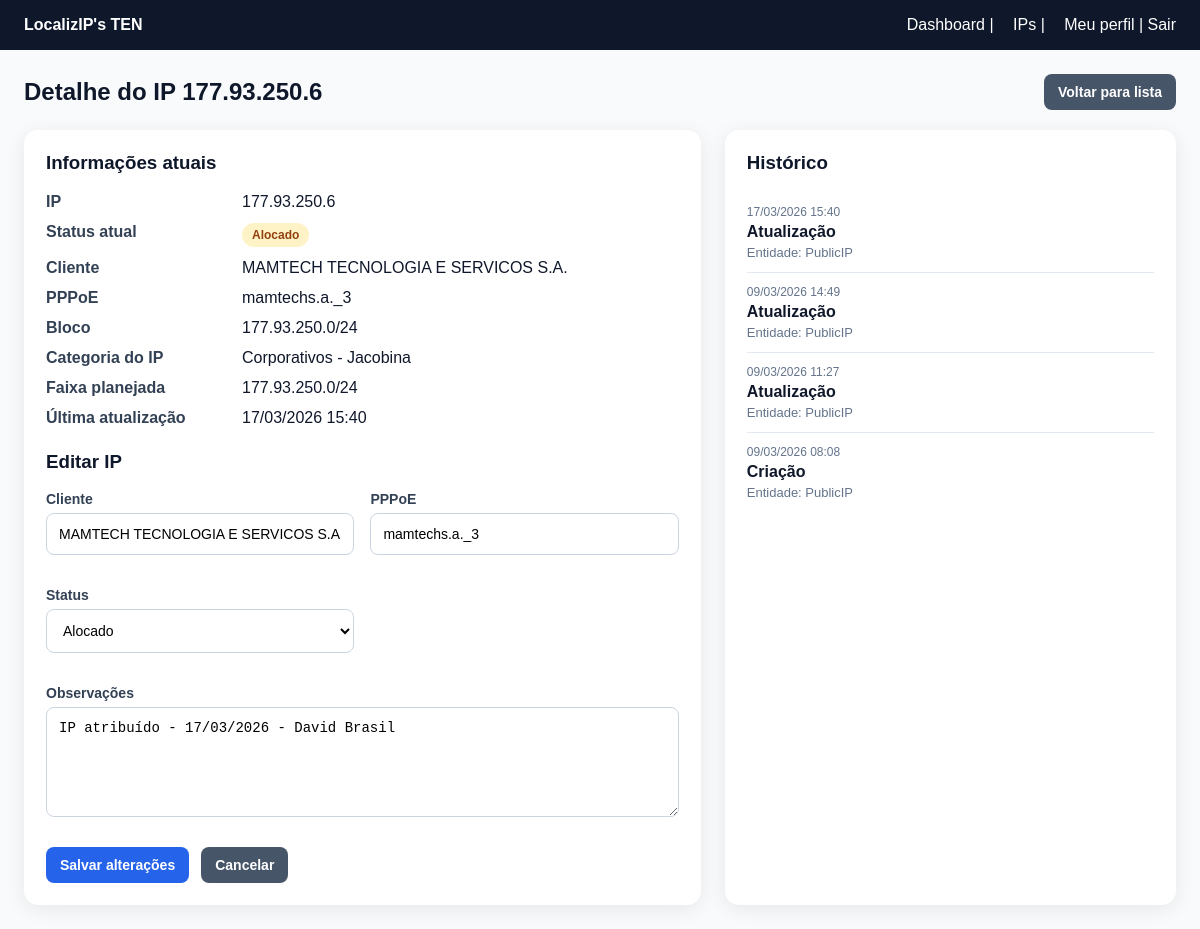
/ips/6/ (signed in), run on the app's committed database.
### core/models.py (models this page shows, shortened)
class TimeStampedModel(models.Model):
    criado_em = models.DateTimeField(auto_now_add=True)
    atualizado_em = models.DateTimeField(auto_now=True)
    class Meta:
        abstract = True

class PublicIP(TimeStampedModel):
    class Status(models.TextChoices):
        DISPONIVEL = "disponivel", "Disponível"
        ALOCADO = "alocado", "Alocado"
        BLOQUEADO = "bloqueado", "Bloqueado"
        PROBLEMA = "problema", "Com problema"
        RESERVADO = "reservado", "Reservado"
        INCONSISTENTE = "inconsistente", "Inconsistente"
    ip_address = models.GenericIPAddressField(protocol="IPv4", unique=True)
    block = models.ForeignKey(
        IPBlock,
        on_delete=models.SET_NULL,
        blank=True,
        null=True,
        related_name="ips"
    )
    client = models.ForeignKey(
        Client,
        on_delete=models.SET_NULL,
        blank=True,
        null=True,
        related_name="public_ips"
    )
    pppoe_account = models.ForeignKey(
        PPPoEAccount,
        on_delete=models.SET_NULL,
        blank=True,
        null=True,
        related_name="public_ips"
    )
    status = models.CharField(
        max_length=20,
        choices=Status.choices,
        default=Status.DISPONIVEL
    )
    observacoes = models.TextField(blank=True, null=True)
    origem_importacao = models.CharField(max_length=255, blank=True, null=True)
    class Meta:
        verbose_name = "IP Público"
        verbose_name_plural = "IPs Públicos"
        ordering = ["ip_address"]

class Client(TimeStampedModel):
    codigo_externo = models.CharField(max_length=50, blank=True, null=True)
    nome = models.CharField(max_length=255)
    documento = models.CharField(max_length=30, blank=True, null=True)
    ativo = models.BooleanField(default=True)
    class Meta:
        verbose_name = "Cliente"
        verbose_name_plural = "Clientes"
        ordering = ["nome"]

class PPPoEAccount(TimeStampedModel):
    username = models.CharField(max_length=120, unique=True)
    client = models.ForeignKey(
        Client,
        on_delete=models.SET_NULL,
        blank=True,
        null=True,
        related_name="pppoe_accounts"
    )
    ativo = models.BooleanField(default=True)
    class Meta:
        verbose_name = "Conta PPPoE"
        verbose_name_plural = "Contas PPPoE"
        ordering = ["username"]

class IPBlock(TimeStampedModel):
    nome = models.CharField(max_length=100)
    rede_cidr = models.CharField(max_length=50, unique=True)
    descricao = models.TextField(blank=True, null=True)
    ativo = models.BooleanField(default=True)
    class Meta:
        verbose_name = "Bloco de IP"
        verbose_name_plural = "Blocos de IP"

class AuditLog(models.Model):
    ACAO_CHOICES = [
        ("create", "Criação"),
        ("update", "Atualização"),
        ("delete", "Exclusão"),
        ("import", "Importação"),
    ]
    usuario = models.ForeignKey(
        settings.AUTH_USER_MODEL,
        on_delete=models.SET_NULL,
        blank=True,
        null=True
    )
    acao = models.CharField(max_length=20, choices=ACAO_CHOICES)
    entidade = models.CharField(max_length=100)
    entidade_id = models.CharField(max_length=50, blank=True, null=True)
    valor_anterior = models.JSONField(blank=True, null=True)
    valor_novo = models.JSONField(blank=True, null=True)
    ip_origem = models.GenericIPAddressField(blank=True, null=True)
    criado_em = models.DateTimeField(auto_now_add=True)
    class Meta:
        verbose_name = "Log de Auditoria"
        verbose_name_plural = "Logs de Auditoria"
        ordering = ["-criado_em"]

### core/views.py (the view)
# urls.py: path("ips/<int:pk>/", ip_detail, name="ip_detail"),
@login_required
def ip_detail(request, pk):
    ip_obj = get_object_or_404(
        PublicIP.objects.select_related("client", "pppoe_account", "block"),
        pk=pk
    )
    if request.method == "POST":
        form = PublicIPForm(request.POST, instance=ip_obj)
        if form.is_valid():
            form.save()
            messages.success(request, f"IP {ip_obj.ip_address} atualizado com sucesso.")
            return redirect("ip_detail", pk=ip_obj.pk)
    else:
        form = PublicIPForm(instance=ip_obj)
    historico = AuditLog.objects.filter(
        entidade="PublicIP",
        entidade_id=str(ip_obj.pk)
    ).order_by("-criado_em")
    context = {
        "ip_obj": ip_obj,
        "form": form,
        "historico": historico,
        "categoria_ip": get_ip_group_info(ip_obj.ip_address),
    }
    return render(request, "core/ip_detail.html", context)

### core/forms.py (shortened to what this page needs)
class PublicIPForm(forms.ModelForm):
    client_name = forms.CharField(
        label="Cliente",
        required=False,
        widget=forms.TextInput(attrs={
            "placeholder": "Digite o nome do cliente"
        })
    )
    pppoe_username = forms.CharField(
        label="PPPoE",
        required=False,
        widget=forms.TextInput(attrs={
            "placeholder": "Digite o PPPoE"
        })
    )
    class Meta:
        model = PublicIP
        fields = [
            "status",
            "observacoes",
        ]
        widgets = {
            "status": forms.Select(),
            "observacoes": forms.Textarea(attrs={
                "rows": 4,
                "placeholder": "Digite observações sobre este IP"
            }),
        }
    def __init__(self, *args, **kwargs):
        super().__init__(*args, **kwargs)
        if self.instance and self.instance.pk:
            if self.instance.client:
                self.fields["client_name"].initial = self.instance.client.nome
            if self.instance.pppoe_account:
                self.fields["pppoe_username"].initial = self.instance.pppoe_account.username

### core/views.py (called while the page is built, shortened)
def get_ip_group_info(ip_address):
    ip_real = ipaddress.ip_address(ip_address)
    for regra in IP_GROUP_RULES:
        if ip_real in regra["network"]:
            return regra

### templates/core/ip_detail.html (shortened to what this page needs)
<!DOCTYPE html>
<html lang="pt-BR">
<head>
</head>
<body>
    <header>
        <div><strong>LocalizIP's TEN</strong></div>
        <div>
            {% if request.user.is_authenticated %}
            <a href="{% url 'dashboard' %}">Dashboard</a>
            |
            <a href="{% url 'ip_list' %}">IPs</a>
            |
            <a href="{% url 'profile_view' %}">Meu perfil</a>
            |
            <form method="post" action="{% url 'logout' %}" class="logout-form">
                <button type="submit" class="logout-link">Sair</button>
            </form>
            {% else %}
            <a href="{% url 'login' %}">Entrar</a>
            |
            <a href="{% url 'access_create' %}">Criar acesso</a>
            {% endif %}
        </div>
    </header>
    <div class="container">
        <div class="topbar">
            <h2>Detalhe do IP {{ ip_obj.ip_address }}</h2>
            <a class="btn btn-secondary" href="{% url 'ip_list' %}">Voltar para lista</a>
        </div>
        <div class="grid">
            <div class="panel">
                <h3>Informações atuais</h3>
                <div class="info-grid">
                    <div class="info-label">IP</div>
                    <div class="info-value">{{ ip_obj.ip_address }}</div>
                    <div class="info-label">Status atual</div>
                    <div class="info-value">
                        <span class="status-badge status-{{ ip_obj.status }}">
                            {{ ip_obj.get_status_display }}
                        </span>
                    </div>
                    <div class="info-label">Cliente</div>
                    <div class="info-value">
                        {% if ip_obj.client %}
                        {{ ip_obj.client.nome }}
                        {% else %}
                        <span class="small">—</span>
                        {% endif %}
                    </div>
                    <div class="info-label">PPPoE</div>
                    <div class="info-value">
                        {% if ip_obj.pppoe_account %}
                        {{ ip_obj.pppoe_account.username }}
                        {% else %}
                        <span class="small">—</span>
                        {% endif %}
                    </div>
                    <div class="info-label">Bloco</div>
                    <div class="info-value">
                        {% if ip_obj.block %}
                        {{ ip_obj.block.rede_cidr }}
                        {% else %}
                        <span class="small">—</span>
                        {% endif %}
                    </div>
                    <div class="info-label">Categoria do IP</div>
                    <div class="info-value">
                        {{ categoria_ip.titulo }}
                    </div>
                    <div class="info-label">Faixa planejada</div>
                    <div class="info-value">
                        {{ categoria_ip.faixa }}
                    </div>
                    <div class="info-label">Última atualização</div>
                    <div class="info-value">{{ ip_obj.atualizado_em|date:"d/m/Y H:i" }}</div>
                </div>
                <h3>Editar IP</h3>
                <form method="post">
                    <div class="form-grid">
                        <div class="form-group">
                            <label for="{{ form.client_name.id_for_label }}">Cliente</label>
                            {{ form.client_name }}
                        </div>
                        <div class="form-group">
                            <label for="{{ form.pppoe_username.id_for_label }}">PPPoE</label>
                            {{ form.pppoe_username }}
                        </div>
                        <div class="form-group">
                            <label for="{{ form.status.id_for_label }}">Status</label>
                            {{ form.status }}
                        </div>
                        <div class="form-group full">
                            <label for="{{ form.observacoes.id_for_label }}">Observações</label>
                            {{ form.observacoes }}
                        </div>
                    </div>
                    <div class="actions">
                        <button type="submit" class="btn">Salvar alterações</button>
                        <a href="{% url 'ip_list' %}" class="btn btn-secondary">Cancelar</a>
                    </div>
                </form>
            </div>
            <div class="panel">
                <h3>Histórico</h3>
                {% for item in historico %}
                <div class="history-item">
                    <div class="history-date">
                        {{ item.criado_em|date:"d/m/Y H:i" }}
                    </div>
                    <div class="history-title">
                        {{ item.get_acao_display }}
                    </div>
                    <div class="small">
                        Entidade: {{ item.entidade }}
                    </div>
                </div>
                {% empty %}
                <p class="small">Nenhum histórico encontrado para este IP.</p>
                {% endfor %}
            </div>
        </div>
    </div>
</body>
</html>

### templates/core/ip_detail.html (style rules this page uses)
body { font-family: Arial, sans-serif; background: #f8fafc; margin: 0; padding: 0; }
header { background: #0f172a; color: white; padding: 16px 24px; display: flex; justify-content: space-between; align-items: center; }
header a { color: white; text-decoration: none; margin-left: 15px; }
.container { max-width: 1200px; margin: 0 auto; padding: 24px; }
.topbar { display: flex; justify-content: space-between; align-items: center; margin-bottom: 20px; }
.topbar h2 { margin: 0; color: #0f172a; }
.btn { display: inline-block; background: #2563eb; color: white; text-decoration: none; padding: 10px 14px; border-radius: 8px; border: none; cursor: pointer; font-size: 14px; font-weight: 600; }
.btn-secondary { background: #475569; }
.grid { display: grid; grid-template-columns: 1.5fr 1fr; gap: 24px; }
.panel { background: white; border-radius: 14px; box-shadow: 0 4px 20px rgba(0, 0, 0, 0.08); padding: 22px; }
.panel h3 { margin-top: 0; color: #0f172a; }
.info-grid { display: grid; grid-template-columns: 180px 1fr; gap: 12px 16px; margin-bottom: 24px; }
.info-label { font-weight: bold; color: #334155; }
.info-value { color: #0f172a; }
.status-badge { display: inline-block; padding: 5px 10px; border-radius: 999px; font-size: 12px; font-weight: bold; }
.status-alocado { background: #fef3c7; color: #92400e; }
.form-grid { display: grid; grid-template-columns: 1fr 1fr; gap: 16px; }
.form-group { margin-bottom: 16px; }
.form-group.full { grid-column: 1 / -1; }
label { display: block; font-weight: 700; margin-bottom: 6px; color: #334155; font-size: 14px; }
select, textarea, input { width: 100%; padding: 12px; border-radius: 8px; border: 1px solid #cbd5e1; box-sizing: border-box; font-size: 14px; background: white; }
textarea { min-height: 110px; resize: vertical; }
.actions { display: flex; gap: 12px; margin-top: 10px; }
.history-item { border-bottom: 1px solid #e2e8f0; padding: 12px 0; }
.history-item:last-child { border-bottom: none; }
.history-date { font-size: 12px; color: #64748b; margin-bottom: 4px; }
.history-title { font-weight: bold; color: #0f172a; margin-bottom: 4px; }
.small { color: #64748b; font-size: 13px; }
.logout-form { display: inline; margin: 0; padding: 0; }
.logout-link { background: none; border: none; color: white; text-decoration: none; cursor: pointer; font: inherit; padding: 0; margin: 0; }

### data on the page
PublicIP: ip_address "177.93.250.6", status "Alocado", client.nome "MAMTECH TECNOLOGIA E SERVICOS S.A.", pppoe_account.username "mamtechs.a._3", block.rede_cidr "177.93.250.0/24", atualizado_em "17/03/2026 15:40", observacoes "IP atribuído - 17/03/2026 - David Brasil"
AuditLog: criado_em "17/03/2026 15:40", acao "Atualização", entidade "PublicIP"
AuditLog: criado_em "09/03/2026 14:49", acao "Atualização", entidade "PublicIP"
AuditLog: criado_em "09/03/2026 11:27", acao "Atualização", entidade "PublicIP"
AuditLog: criado_em "09/03/2026 08:08", acao "Criação", entidade "PublicIP"

### other printed values
{{ categoria_ip.titulo }} "Corporativos - Jacobina"
{{ categoria_ip.faixa }} "177.93.250.0/24"
